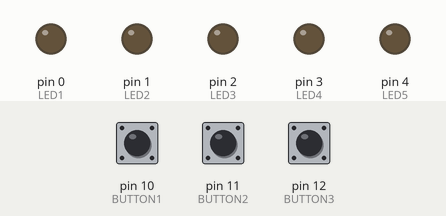
Recording of a sketch running on a simulated Arduino Uno, built with avr-gcc and run on an emulated ATmega328P. Parts: output pins drawn as LEDs (lit = HIGH). Dashed ring = blinking. Inputs (shaded band) come from the test bench; at power-on: pin 10 (BUTTON1) LOW, pin 11 (BUTTON2) LOW, pin 12 (BUTTON3) LOW.

Above: at 1.2 s.
1.3 s: pin 10 (BUTTON1) pulled HIGH for 0.15 s
At 2.1 s:
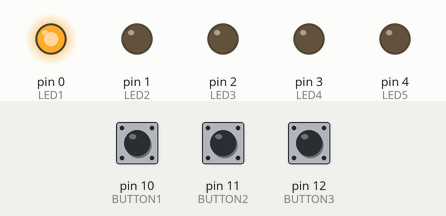
At 2.9 s:
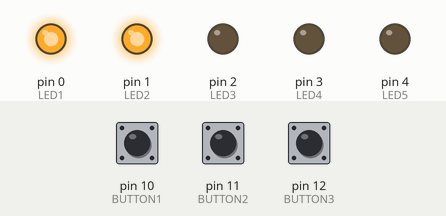
4.4 s: pin 11 (BUTTON2) pulled HIGH for 3.2 s
At 8.7 s:
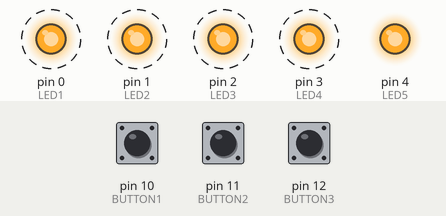
Timing chart, 0 to 16.6 s (numbered marks = the images above; inputs shaded):
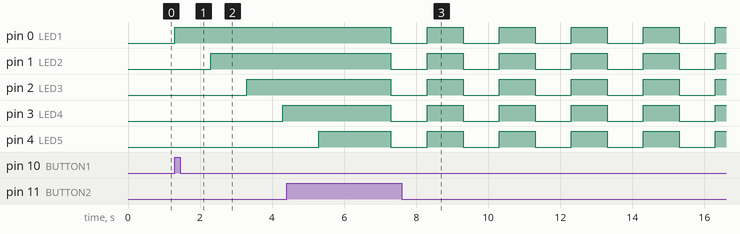

Measured:
- after the input at 1.3 s, pin 0 (LED1): LOW → HIGH at once; pin 1 (LED2): LOW → HIGH after 1.0 s; pin 2 (LED3): LOW → HIGH after 2.0 s; pin 3 (LED4): LOW → HIGH after 3.0 s
- after the input at 4.4 s, pin 0 (LED1), pin 1 (LED2), pin 2 (LED3), pin 3 (LED4): alternates HIGH for 1.0 s and LOW for 1.0 s, starting after 2.9 s
- by itself, pin 4 (LED5): repeats every 2.0 s: LOW 1.0 s, HIGH 1.0 s

The sketch:

code_Az1.ino
```cpp
#define LED1 0
#define LED2 1
#define LED3 2
#define LED4 3
#define LED5 4
#define BUTTON1 10
#define BUTTON2 11
#define BUTTON3 12


void setup() {
  pinMode(LED1, OUTPUT);
  pinMode(LED2, OUTPUT);
  pinMode(LED3, OUTPUT);
  pinMode(LED4, OUTPUT);
  pinMode(LED5, OUTPUT);

  pinMode(BUTTON1, INPUT);
  pinMode(BUTTON2, INPUT);
  pinMode(BUTTON3, INPUT);
}

void loop() {
   if (digitalRead(BUTTON1) == 1){
    digitalWrite(LED1, HIGH);
    delay(1000);
    digitalWrite(LED2, HIGH);
    delay(1000);
    digitalWrite(LED3, HIGH);
    delay(1000);
    digitalWrite(LED4, HIGH);
    delay(1000);
    digitalWrite(LED5, HIGH);
    delay(1000);
  }
  else if (digitalRead(BUTTON2)== 1){
      const int counter = strlen("kiana");
    for (int i =0 ; i<counter ; i++){
        digitalWrite(LED1, HIGH);
        digitalWrite(LED2, HIGH);
        digitalWrite(LED3, HIGH);
        digitalWrite(LED4, HIGH);
        digitalWrite(LED5, HIGH);
        delay(1000);
        digitalWrite(LED1, LOW);
        digitalWrite(LED2, LOW);
        digitalWrite(LED3, LOW);
        digitalWrite(LED4, LOW);
        digitalWrite(LED5, LOW);
        delay(1000);
      }
        digitalWrite(LED1, HIGH);
        digitalWrite(LED2, HIGH);
        digitalWrite(LED3, HIGH);
        digitalWrite(LED4, HIGH);
        digitalWrite(LED5, HIGH);
  }else if (digitalRead(BUTTON3) == 1){
    digitalWrite(LED1, LOW);
    digitalWrite(LED2, LOW);
    digitalWrite(LED3, LOW);
    digitalWrite(LED4, LOW);
    digitalWrite(LED5, LOW);
  }
}
```
